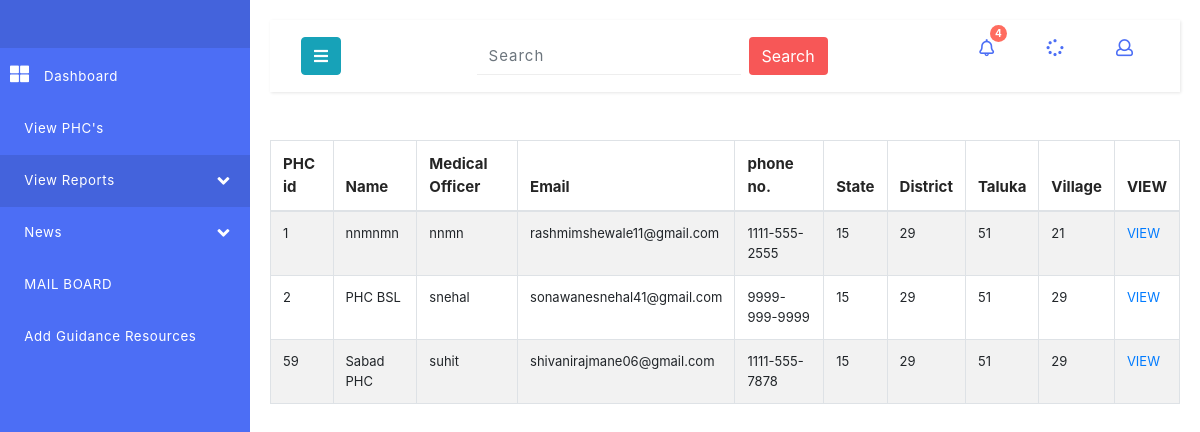
Screenshot of /ministry/viewreport.php with the database file from the repository.
### tables this page shows
CREATE TABLE `phcregister` (
  `PHCid` int(11) NOT NULL,
  `PHCname` varchar(50) NOT NULL,
  `Mfirstname` varchar(50) NOT NULL,
  `Mlastname` varchar(50) NOT NULL,
  `Phoneno` varchar(20) NOT NULL,
  `Addline1` varchar(100) DEFAULT NULL,
  `Addline2` varchar(100) DEFAULT NULL,
  `State` varchar(50) DEFAULT NULL,
  `District` varchar(50) DEFAULT NULL,
  `Taluka` varchar(50) DEFAULT NULL,
  `Village` varchar(50) DEFAULT NULL,
  `Email` varchar(50) DEFAULT NULL,
  `Beds` varchar(20) NOT NULL,
  `Labs` varchar(20) NOT NULL,
  `Ambulances` varchar(20) NOT NULL,
  `Labourrooms` varchar(20) NOT NULL,
  `Dservices` varchar(20) NOT NULL,
  `Deliveryrooms` varchar(20) NOT NULL,
  `Nutrition` varchar(20) NOT NULL,
  `Femalestaff` varchar(20) NOT NULL,
  `Commfacilities` varchar(20) NOT NULL,
  `Noticeboard` varchar(20) NOT NULL,
  `Pharma` varchar(20) NOT NULL,
  `Password1` varchar(20) NOT NULL,
  `Upload_on` date NOT NULL,
  `Status1` tinyint(4) NOT NULL
);

### ministry/viewreport.php (the view, shortened to what this page needs)
<!DOCTYPE html>
<html lang="en">
<head>
 <?php
      include 'dbconfig.php';
      $query = "SELECT * FROM phcregister";
      $result = mysqli_query($connect, $query);
    ?>
    <link href="css/bootstrap.css" rel="stylesheet" type="text/css" media="all" />
    <link href="css/style.css" rel="stylesheet" type="text/css" media="all" />
    <link rel="stylesheet" href="css/style4.css">
    <link href="css/fontawesome-all.css" rel="stylesheet">
    <link rel="stylesheet" type="text/css"
          href="https://cdnjs.cloudflare.com/ajax/libs/twitter-bootstrap/4.1.1/css/bootstrap.css">
    <link rel="stylesheet" type="text/css" href="https://cdn.datatables.net/1.10.19/css/dataTables.bootstrap4.min.css">
    <link rel="stylesheet" type="text/css" href="https://cdn.datatables.net/1.10.19/css/jquery.dataTables.css">
            <link rel="stylesheet" type="text/css" href="https://cdn.datatables.net/1.10.15/css/dataTables.jqueryui.min.css"/>
</head>
    <body>
<div class="wrapper">
        <nav id="sidebar">
            <div class="sidebar-header">
            </div>
            <ul class="list-unstyled components">
                <li>
                    <a href="index.php">
                        <i class="fas fa-th-large"></i>
                        Dashboard
                    </a>
                </li>
                <li>
                    <a href="viewphc.php">
                        View PHC's
                    </a>
                </li>
                <li class="active">
                    <a href="#homeSubmenu" data-toggle="collapse" aria-expanded="false">
                        View Reports
                        <i class="fas fa-angle-down fa-pull-right"></i>
                    </a>
                </li>
               <li >
                    <a href="#homeSubmenu" data-toggle="collapse" aria-expanded="false">
                        News
                        <i class="fas fa-angle-down fa-pull-right"></i>
                    </a>
                </li>
                <li>
                    <a href="mail.php">
                        MAIL BOARD
                    </a>
                </li>
                <li>
                    <a href="guidance.php">
                        Add Guidance Resources
                    </a>
                </li>
            </ul>
        </nav>
        <div id="content">
            <nav class="navbar navbar-default mb-xl-5 mb-4">
                <div class="container-fluid">
                    <div class="navbar-header">
                        <button type="button" id="sidebarCollapse" class="btn btn-info navbar-btn">
                            <i class="fas fa-bars"></i>
                        </button>
                    </div>
                    <form action="#" method="post" class="form-inline mx-auto search-form">
                        <input class="form-control mr-sm-2" type="search" placeholder="Search" aria-label="Search" required="">
                        <button class="btn btn-style my-2 my-sm-0" type="submit">Search</button>
                    </form>
                    <ul class="top-icons-agileits-w3layouts float-right">
                        <li class="nav-item dropdown">
                            <a class="nav-link dropdown-toggle" href="#" id="navbarDropdown" role="button" data-toggle="dropdown" aria-haspopup="true"
                                aria-expanded="false">
                                <i class="far fa-bell"></i>
                                <span class="badge">4</span>
                            </a>
                        </li>
                        <li class="nav-item dropdown mx-3">
                            <a class="nav-link dropdown-toggle" href="#" id="navbarDropdown1" role="button" data-toggle="dropdown" aria-haspopup="true"
                                aria-expanded="false">
                                <i class="fas fa-spinner"></i>
                            </a>
                        </li>
                        <li class="nav-item dropdown">
                            <a class="nav-link dropdown-toggle" href="#" id="navbarDropdown2" role="button" data-toggle="dropdown" aria-haspopup="true"
                                aria-expanded="false">
                                <i class="far fa-user"></i>
                            </a>
                        </li>
                    </ul>
                </div>
            </nav>
   <?php
                    $output ='  <table id="example" class="table table-striped table-bordered" style="width:100%">
                    <thead>
                    <tr>
                    <th>PHC id</th>
                    <th>Name</th>
                    <th>Medical Officer</th>
                    <th>Email</th>
                    <th>phone no.</th>
                    <th>State</th>
                    <th>District</th>
                    <th>Taluka</th>
                    <th>Village</th>
                    <th>VIEW</th>
                    </tr>
                    </thead><tbody>';
                  while($row = mysqli_fetch_array($result))
                               {
                                $var1=$row["PHCid"];
                        $output .=  '<tr>
                                    <td>'.$row["PHCid"].'</td>
                                    <td>'.$row["PHCname"].'</td>
                                    <td>'.$row["Mfirstname"].'</td>
                                    <td>'.$row["Email"].'</td>
                                    <td>'.$row["Phoneno"].'</td>
                                    <td>'.$row["State"].'</td>
                                     <td>'.$row["District"].'</td>
                                    <td>'.$row["Taluka"].'</td>
                                    <td>'.$row["Village"].'</td>
                                    <td><input type="hidden" name="data"></input><a name="value1" href="./display.php?data='.$var1.'">VIEW</a></td>
                               </tr>';
                               }
                    $output .= '</tbody></table>';
                        echo $output;
               ?>
</div>
</div></div>
</body>
</html>

### ministry/css/style.css (style rules this page uses)
html, body { margin: 0; font-size: 100%; font-family: 'Open Sans', sans-serif; background: #fff; }
body a { text-decoration: none; transition: 0.5s all; -webkit-transition: 0.5s all; -moz-transition: 0.5s all; -o-transition: 0.5s all; -ms-transition: 0.5s all; }
input[type="button"], button[type="submit"] { transition: 0.5s all; -webkit-transition: 0.5s all; -moz-transition: 0.5s all; -o-transition: 0.5s all; -ms-transition: 0.5s all; }
ul { margin: 0; padding: 0; }
ul li { list-style: none; }
.btn-style { background: #f75757; color: #fff; border-color: #e04646; }
.top-icons-agileits-w3layouts .dropdown-toggle::after { display: none; }
.search-form.form-inline .form-control { background: none; border: none; border-bottom: 1px solid #eee; font-size: 15px; letter-spacing: 1px; border-radius: 0px; }
.top-icons-agileits-w3layouts li { list-style: none; display: inline-block; }
ul.top-icons-agileits-w3layouts a.nav-link i { display: inline-block; font-size: 17px; color: #4c6ef5; }
.top-icons-agileits-w3layouts span.badge { font-size: 10px; font-weight: bold; color: #FFF; background: #ff6c5f; line-height: 13px; width: 17px; height: 17px; border-radius: 2em; -webkit-border-radius: 2em; -moz-border-radius: 2em; -o-border-radius: 2em; text-align: center; display: inline-block; position: absolute; top: -8%; right: 3px; padding: 2px 0 0; }
.dropdown { display: none; padding: 0; list-style: none; }
ul.list-unstyled li { font-size: 14px; letter-spacing: 1px; color: #7d7d7d; }
.table th, .table td { padding: 0.74rem; vertical-align: top; border-top: 1px solid #dee2e6; font-size: 13px; }
.table th { color: #252525; font-size: 15px; }

### ministry/css/style4.css (style rules this page uses)
body { font-family: 'Open Sans', sans-serif; background: #f1f1f1; }
a, a:hover, a:focus { color: inherit; text-decoration: none; transition: all 0.3s; }
.navbar { padding: 15px 10px; background: #fff; position: fixed border: none; border-radius: 0; box-shadow: 1px 1px 3px rgba(0, 0, 0, 0.1); }
.navbar-btn { box-shadow: none; outline: none !important; border: none; background: #4463dc; }
i, span { display: inline-block; }
.wrapper { display: flex; align-items: stretch; }
#sidebar { min-width: 250px; max-width: 250px; background: #4c6ef5; color: #fff; transition: all 0.3s; }
#sidebar ul li a { text-align: left; }
#sidebar .sidebar-header { padding: 20px; background: #4463dc; }
#sidebar ul li a { padding: 16px 10px; font-size: .95em; letter-spacing: 0.6px; display: block; color: #fff; font-weight: 400; }
#sidebar ul li a i { margin-right: 10px; font-size: 19px; }
#sidebar ul li.active>a, #sidebar a[aria-expanded="true"] { color: #fff; background: #4463dc; }
#content { padding: 20px; min-height: 100vh; transition: all 0.3s; overflow: hidden; width: 100%; }

### rows the page displays
phcregister: PHCid "1", PHCname "nnmnmn", Mfirstname "nnmn", Email "rashmimshewale11@gmail.com", Phoneno "1111-555-2555", State "15", District "29", Taluka "51", Village "21"
phcregister: PHCid "2", PHCname "PHC BSL", Mfirstname "snehal", Email "sonawanesnehal41@gmail.com", Phoneno "9999-999-9999", State "15", District "29", Taluka "51", Village "29"
phcregister: PHCid "59", PHCname "Sabad PHC", Mfirstname "suhit", Email "shivanirajmane06@gmail.com", Phoneno "1111-555-7878", State "15", District "29", Taluka "51", Village "29"
